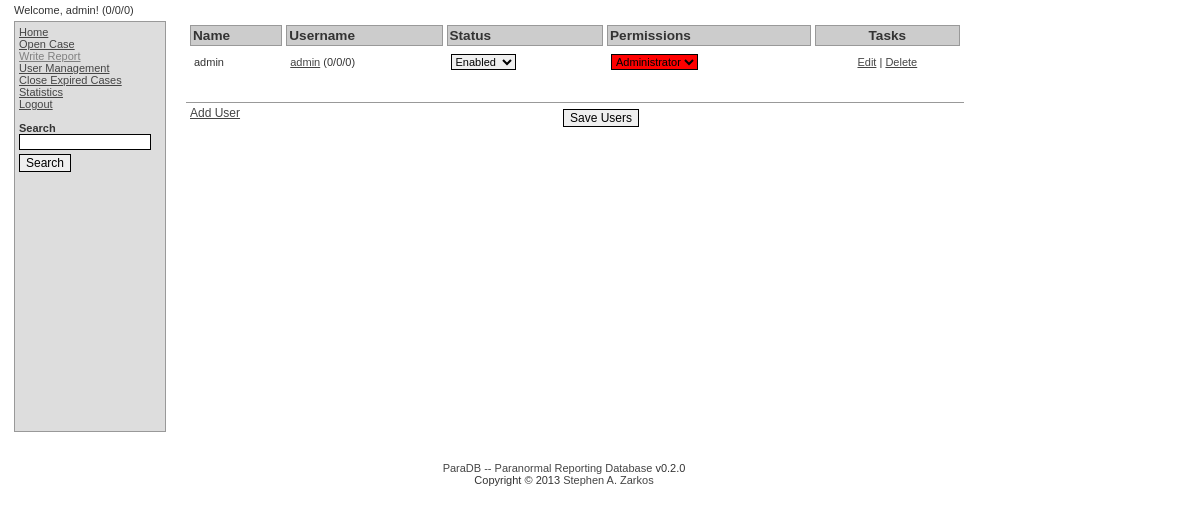
Page /reportsdb.php?task=user_mgmt (signed in) on the committed database.
### tables this page shows
CREATE TABLE reportsdb_users (
	id			INT AUTO_INCREMENT,
	name			VARCHAR(40) NOT NULL,
	username		VARCHAR(20) NOT NULL,
	password		VARCHAR(40) NOT NULL,
	email			VARCHAR(40) NOT NULL,
	reports_db_perm		TINYINT DEFAULT '0' NOT NULL,
	block			TINYINT DEFAULT '0' NOT NULL,
	PRIMARY KEY ( id )
) TYPE=MyISAM COMMENT='ParaDB Users Table';

### print_page.php (called while the page is built, shortened)
<?php
 function print_header ()  {
	include('template/header.inc.php');
	return 0;
 }
 function print_footer ()  {
	include('template/footer.inc.php');
	return 0;
 }
 function print_user_mgmt()  {
	print_header();
	include( 'template/user_mgmt.inc.php' );
	return 0;
 }
?>

### include/reportsdb.inc.php (called while the page is built, shortened)
<?php
 $LOGIN_DB_TABLE	= "reportsdb_users";
 $LOGIN_DB_ID_COL	= "id";
 $LOGIN_DB_NAME_COL	= "name";
 $LOGIN_DB_USER_COL	= "username";
 $LOGIN_DB_EMAIL_COL	= "email";
 $LOGIN_DB_PERM_COL	= "reports_db_perm";
 $LOGIN_DB_BLOCK_COL	= "block";
 $baseurl = "http://localhost/paradb";
 $reportsdb = "reportsdb.php";
 $REPORTSDB = $baseurl . "/" . $reportsdb;
 $USER_MANAGEMENT		= 1;
?>

### db_functions.php (called while the page is built, shortened)
<?php
 function mysql_safe_string ( $string="", $db_conn="" )  {
	if ( version_compare(phpversion(),"4.3.0") == "-1" )  {
		$string = mysql_escape_string( $string );
	}
	else  {
		$string = mysql_real_escape_string( $string, $db_conn );
	}
	return $string;
 }
 function mysql_get_rows( $table, $colname, $where, $order, $limit, $db_conn )  {
	$colname = ( $colname != NULL ) ? $colname : "*";
	$where = ( ($where != NULL) && ($where != "") ) ? $where : "";
	$order = ( $order != NULL ) ? $order : "";
	$limit = ( $limit != NULL ) ? $limit : "";
	if ( !empty($where) )  {
		$operator = array();
		$args = array();
		if ( preg_match('/[\s\t]+AND[\s\t]+/i', $where) )  {
			$args = preg_split( '/[\s\t]+AND[\s\t]+/i', $where );
		}
		else  {
			array_push( $args, $where );
		}
		$where = ' WHERE ';
		foreach ( $args as $key )  {
			if ( $where != ' WHERE ' )  {
				$where .= ' AND ';
			}
			if ( preg_match('/!?=?[<=>]=?/', $key, $operator) )  {
				$tmpargs = preg_split( '/' . $operator[0] .'/', $key, 2 );
				if ( preg_match('/^`[\w\-_]+`$/', trim($tmpargs[1])) )  {
					$where .= trim($tmpargs[0]) . $operator[0] . mysql_safe_string( trim($tmpargs[1]), $db_conn );
				}
				else  {
					$where .= trim($tmpargs[0]) . $operator[0] . "'" . mysql_safe_string( trim($tmpargs[1]), $db_conn ) . "'";
				}
			}
			elseif ( preg_match('/like/i', $key, $operator) )  {
				$tmpargs = preg_split( '/' . $operator[0] .'/', $key, 2 );
				if ( preg_match('/^`[\w\-_]+`$/', trim($tmpargs[1])) )  {
					$where .= trim($tmpargs[0]) . ' ' . $operator[0] . " " . mysql_safe_string( trim($tmpargs[1]), $db_conn );
				}
				else  {
					$where .= trim($tmpargs[0]) . ' ' . $operator[0] . " '" . mysql_safe_string( trim($tmpargs[1]), $db_conn ) . "'";
				}
			}
			else  {
				continue;
			}
		}
	}
	if ( !empty($order) )  {
		$order = " ORDER BY " . mysql_safe_string( $order, $db_conn );
	}
	$query = "select " . $colname . " from " . $table . $where . $order . $limit . ";";
	$result = mysql_query( $query, $db_conn );
	return $result;
 }
?>

### login.php (called while the page is built, shortened)
<?php
 function listusers()  {
	global $LOGIN_DB_HOST;
	global $LOGIN_DB_USER;
	global $LOGIN_DB_PASS;
	global $LOGIN_DB_NAME;
	global $LOGIN_DB_TABLE;
	global $LOGIN_DB_ID_COL;
	global $LOGIN_DB_EMAIL_COL;
	global $LOGIN_DB_USER_COL;
	global $LOGIN_DB_NAME_COL;
	global $LOGIN_DB_PERM_COL;
	global $LOGIN_DB_BLOCK_COL;
	$login_db_connection = mysql_init_connect( $LOGIN_DB_HOST, $LOGIN_DB_NAME, $LOGIN_DB_USER, $LOGIN_DB_PASS );
	$data = mysql_get_rows( $LOGIN_DB_TABLE, $LOGIN_DB_ID_COL . ',' . $LOGIN_DB_USER_COL . ',' . $LOGIN_DB_NAME_COL . ',' . $LOGIN_DB_PERM_COL . ',' . $LOGIN_DB_EMAIL_COL . ',' . $LOGIN_DB_BLOCK_COL, NULL, NULL, NULL, $login_db_connection );
	$users = array();
	while ( $row = mysql_fetch_array($data, MYSQL_ASSOC) )  {
		$users[$row['username']]['id'] = $row[$LOGIN_DB_ID_COL];
		$users[$row['username']]['name'] = $row[$LOGIN_DB_NAME_COL];
		$users[$row['username']]['reports_db_perm'] = $row[$LOGIN_DB_PERM_COL];
		$users[$row['username']]['email'] = $row[$LOGIN_DB_EMAIL_COL];
		$users[$row['username']]['block'] = $row[$LOGIN_DB_BLOCK_COL];
	}
	return $users;
 }
 function get_userinfo( $user_id="" )  {
	global $LOGIN_DB_HOST;
	global $LOGIN_DB_USER;
	global $LOGIN_DB_PASS;
	global $LOGIN_DB_NAME;
	global $LOGIN_DB_TABLE;
	global $LOGIN_DB_ID_COL;
	global $LOGIN_DB_USER_COL;
	global $LOGIN_DB_NAME_COL;
	global $LOGIN_DB_EMAIL_COL;
	global $LOGIN_DB_PERM_COL;
	global $LOGIN_DB_BLOCK_COL;
	$user_info = array();
	$login_db_connection = mysql_init_connect( $LOGIN_DB_HOST, $LOGIN_DB_NAME, $LOGIN_DB_USER, $LOGIN_DB_PASS );
	$data = mysql_get_rows( $LOGIN_DB_TABLE, $LOGIN_DB_USER_COL . ',' . $LOGIN_DB_NAME_COL . ',' . $LOGIN_DB_PERM_COL . ',' . $LOGIN_DB_EMAIL_COL . ',' . $LOGIN_DB_BLOCK_COL, $LOGIN_DB_ID_COL . '=' . $user_id, NULL, NULL, $login_db_connection );
	while ( $row = mysql_fetch_row($data) )  {
		$user_info['id'] = $user_id;
		$user_info['username'] = $row[0];
		$user_info['name'] = $row[1];
		$user_info['reports_db_perm'] = $row[2];
		$user_info['email'] = $row[3];
		$user_info['block'] = $row[4];
	}
	return $user_info;
 }
?>

### stats.php (called while the page is built, shortened)
<?php
 function get_user_stats( $user_id="" )  {
	global $db_connection;
	if ( empty($user_id) )  {
		$users = listusers();
	}
	else  {
		$users = get_userinfo( $user_id );
	}
	$cases = array();
	$result = mysql_get_rows( 'reportsdb_cases', 'case_id,investigators,data_submitted', NULL, NULL, NULL, $db_connection );
	if ( !empty($user_id) )  {
		$users = array ( $users['username']	=>	array (	'id'			=>	$users['id'],
									'name'			=>	$users['name'],
									'email'			=>	$users['email'],
									'reports_db_perm'	=>	$users['reports_db_perm'] ) );
	}
	foreach ( array_keys($users) as $user )  {
		$users[$user]['cases'] = 0;
		$users[$user]['data'] = 0;
		$result = mysql_get_rows( 'reportsdb_reports', 'owner_id', 'owner_id=' . $users[$user]['id'], NULL, NULL, $db_connection );
		$users[$user]['reports'] = mysql_num_rows( $result );
	}
	return $users;
 }
?>

### user_mgmt.php (the view, shortened to what this page needs)
<?php
 require( 'include/users.inc.php' );
 function print_user_mgmt_list()  {
	global $REPORTSDB, $TITLE, $USER_PERMS;
	$title = "User_Stats_";
	$users = get_user_stats();
	ksort( $users );
	print "<form name=\"main\" action=\"" . $REPORTSDB . "\" method=\"post\">\n";
	print "<table cellpadding=\"4\" cellspacing=\"4\" width=\"100%\">\n";
	print "  <tr>\n";
	print "    <td id=\"label2-nowidth\"> <strong>Name</strong> </td>\n";
	print "    <td id=\"label2-nowidth\"> <strong>Username</strong> </td>\n";
	print "    <td id=\"label2-nowidth\"> <strong>Status</strong> </td>\n";
	print "    <td id=\"label2-nowidth\"> <strong>Permissions</strong> </td>\n";
	global $USER_MANAGEMENT;
	if ( $USER_MANAGEMENT == 1 )  {
		print "    <td align=\"center\" id=\"label2-nowidth\"> <strong>Tasks</strong> </td>\n";
	}
	print "  </tr>\n";
	foreach ( array_keys($users) as $key )  {
		print "  <tr>\n";
		print "    <td>\n";
		print $users[$key]['name'] . "\n";
		print "    </td>\n";
		print "    <td>\n";
		print "<a href=\"javascript:void(0);\" onclick=\"window.open('" . $REPORTSDB . "?task=showstats&user_id=" . $users[$key]['id'] . "','" . $title . "','height=300,width=450,toolbar=no,menubar=no,scrollbars=yes,resizable=yes,location=no,directories=no,status=no')\">" . $key . "</a> (" . $users[$key]['reports'] . '/' . $users[$key]['data'] . '/' . $users[$key]['cases'] . ")\n";
		print "    </td>\n";
		print "    <td>\n";
		$style = '';
		print "<select name=\"user_block[" . $users[$key]['id'] . "]\" " . $style . ">\n";
		print "  <option value=\"0\">Enabled</option>\n";
		print "</select>\n";
		print "    </td>\n";
		print "    <td>\n";
		$selected = '';
		$style = '';
		if ( $users[$key]['reports_db_perm'] == 4 )  {
			$style = 'style="background:red"';
		}
		elseif ( $users[$key]['reports_db_perm'] == 2 )  {
			$style = 'style="background:lime"';
		}
		print "<select name=\"user_perms[" . $users[$key]['id'] . "]\" " . $style . ">\n";
		if ( $users[$key]['reports_db_perm'] == 4 )  {  $selected = 'selected';  }
		print "  <option value=\"4\" " . $selected . ">Administrator</option>\n";
		print "</select>\n";
		print "    </td>\n";
		if ( $USER_MANAGEMENT == 1 )  {
			global $LOGIN_DB_USER_COL;
			print "    <td align=\"center\">\n";
			print "<a href=\"" . $REPORTSDB . "?task=edit_user&" . $LOGIN_DB_USER_COL . "=" . $key . "\">Edit</a> | ";
			print "<a href=\"" . $REPORTSDB . "?task=del_user&" . $LOGIN_DB_USER_COL . "=" . $key . "&confirm_delete=0\">Delete</a>\n";
			print "    </td>\n";
		}
		print "  </tr>\n";
	}
	print "</table>\n\n";
	print "<br /><br />\n";
	if ( $USER_MANAGEMENT == 1 )  {
		print "<div class=\"normal\" style=\"float:left;padding:4px\"> <a href=\"" . $REPORTSDB . "?task=add_user\">Add User</a> </div>\n";
	}
	print "<div style=\"text-align:center;padding:6px;border-top:1px solid #999999\">\n";
	print "<button type=\"submit\">" . TASK_SAVE_USERS . "</button>\n";
	print "</div>\n";
	print "</form>\n\n";
	return 0;
 }
?>

### template/header.inc.php (shortened to what this page needs)
<html>
<head>
  <link rel="stylesheet" href="template/template.css" type="text/css" />
</head>
<body>
<div id="headerdiv">
<div>
  <?php
	if ( !isset($_REQUEST['view']) || $_REQUEST['view'] != 'printable' )  {
		if ( !empty($_SESSION) )  {
			print WELCOME . ', ' . $_SESSION['name'] . '!';
			$stats = get_user_stats( $_SESSION['user_id'] );
			print '<abbr title="' . HELP_USER_STATS . '">' . "\n";
			print ' (' . $stats[$_SESSION['username']]['reports'] . '/' . $stats[$_SESSION['username']]['data'] . '/' . $stats[$_SESSION['username']]['cases'] . ')';
		}
	}
  ?>
</div>

### rows in the picture
reportsdb_users: block "0", username "admin", id "Enabled", id+username+reports_db_perm "Administrator"

### other values in the picture
WELCOME "Welcome"
$_SESSION['name'] "admin"
NAVBAR_HOME "Home"
NAVBAR_OPEN_CASE "Open Case"
NAVBAR_WRITE_REPORT "Write Report"
NAVBAR_USER_MANAGEMENT "User Management"
NAVBAR_CLOSE_EXPIRED "Close Expired Cases"
NAVBAR_STATISTICS "Statistics"
NAVBAR_LOGOUT "Logout"
TASK_SAVE_USERS "Save Users"
POWERED "ParaDB -- Paranormal Reporting Database v0.2.0"
DEV_NAME "Stephen A. Zarkos"
